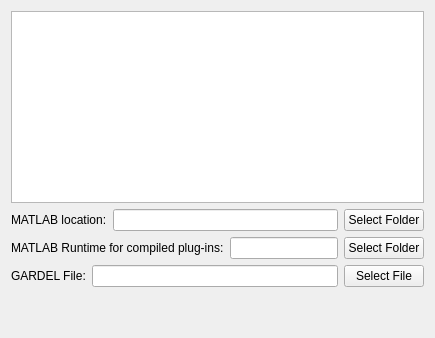
     <widget class="QWidget" name="tab_3">
      <attribute name="icon">
       <iconset resource="../../../resources/AnyWave.qrc">
        <normaloff>:/images/matlablogo.jpg</normaloff>:/images/matlablogo.jpg</iconset>
      </attribute>
      <attribute name="title">
       <string>MATLAB</string>
      </attribute>
      <layout class="QGridLayout" name="gridLayout_7">
       <item row="0" column="0">
        <layout class="QVBoxLayout" name="verticalLayout_2">
         <item>
          <widget class="QPlainTextEdit" name="plainTextEdit">
           <property name="readOnly">
            <bool>true</bool>
           </property>
          </widget>
         </item>
         <item>
          <layout class="QHBoxLayout" name="horizontalLayout_18">
           <item>
            <widget class="QLabel" name="label_13">
             <property name="sizePolicy">
              <sizepolicy hsizetype="Preferred" vsizetype="Fixed">
               <horstretch>0</horstretch>
               <verstretch>0</verstretch>
              </sizepolicy>
             </property>
             <property name="text">
              <string>MATLAB location:</string>
             </property>
            </widget>
           </item>
           <item>
            <widget class="QLineEdit" name="lineEditMatlabPath">
             <property name="sizePolicy">
              <sizepolicy hsizetype="Expanding" vsizetype="Fixed">
               <horstretch>0</horstretch>
               <verstretch>0</verstretch>
              </sizepolicy>
             </property>
             <property name="toolTip">
              <string>&lt;html&gt;&lt;head/&gt;&lt;body&gt;&lt;p&gt;This is the path to MATLAB current installation.&lt;/p&gt;&lt;p&gt;Change the path to the corresponding MATLAB location on your system.&lt;/p&gt;&lt;/body&gt;&lt;/html&gt;</string>
             </property>
            </widget>
           </item>
           <item>
            <widget class="QPushButton" name="buttonSelectMatlabFolder">
             <property name="sizePolicy">
              <sizepolicy hsizetype="Preferred" vsizetype="Preferred">
               <horstretch>0</horstretch>
               <verstretch>0</verstretch>
              </sizepolicy>
             </property>
             <property name="toolTip">
              <string>Choose the MATLAB folder</string>
             </property>
             <property name="text">
              <string>Select Folder</string>
             </property>
            </widget>
           </item>
          </layout>
         </item>
         <item>
          <layout class="QHBoxLayout" name="horizontalLayout_19">
           <item>
            <widget class="QLabel" name="labelMCR">
             <property name="sizePolicy">
              <sizepolicy hsizetype="Preferred" vsizetype="Fixed">
               <horstretch>0</horstretch>
               <verstretch>0</verstretch>
              </sizepolicy>
             </property>
             <property name="text">
              <string>MATLAB Runtime for compiled plug-ins:</string>
             </property>
            </widget>
           </item>
           <item>
            <widget class="QLineEdit" name="lineEditMCR">
             <property name="sizePolicy">
              <sizepolicy hsizetype="Expanding" vsizetype="Fixed">
               <horstretch>0</horstretch>
               <verstretch>0</verstretch>
              </sizepolicy>
             </property>
             <property name="toolTip">
              <string>This is the path to the MATLAB Runtime installed on your system. You must specify a path on Linux or Mac OS X systems.</string>
             </property>
            </widget>
           </item>
           <item>
            <widget class="QPushButton" name="buttonSelectMCR">
             <property name="sizePolicy">
              <sizepolicy hsizetype="Preferred" vsizetype="Preferred">
               <horstretch>0</horstretch>
               <verstretch>0</verstretch>
              </sizepolicy>
             </property>
             <property name="toolTip">
              <string>Choose the MATLAB Runtime folder</string>
             </property>
             <property name="text">
              <string>Select Folder</string>
             </property>
            </widget>
           </item>
          </layout>
         </item>
         <item>
          <layout class="QHBoxLayout" name="horizontalLayout_20">
           <item>
            <widget class="QLabel" name="label_4">
             <property name="sizePolicy">
              <sizepolicy hsizetype="Preferred" vsizetype="Fixed">
               <horstretch>0</horstretch>
               <verstretch>0</verstretch>
              </sizepolicy>
             </property>
             <property name="text">
              <string>GARDEL File:</string>
             </property>
            </widget>
           </item>
           <item>
            <widget class="QLineEdit" name="lineEditGARDEL">
             <property name="sizePolicy">
              <sizepolicy hsizetype="Expanding" vsizetype="Fixed">
               <horstretch>0</horstretch>
               <verstretch>0</verstretch>
              </sizepolicy>
             </property>
             <property name="toolTip">
              <string>&lt;html&gt;&lt;head/&gt;&lt;body&gt;&lt;p&gt;This is the path to MATLAB current installation.&lt;/p&gt;&lt;p&gt;Change the path to the corresponding MATLAB location on your system.&lt;/p&gt;&lt;/body&gt;&lt;/html&gt;</string>
             </property>
            </widget>
           </item>
           <item>
            <widget class="QPushButton" name="buttonSelectGARDEL">
             <property name="sizePolicy">
              <sizepolicy hsizetype="Preferred" vsizetype="Preferred">
               <horstretch>0</horstretch>
               <verstretch>0</verstretch>
              </sizepolicy>
             </property>
             <property name="toolTip">
              <string>Choose the MATLAB folder</string>
             </property>
             <property name="text">
              <string>Select File</string>
             </property>
            </widget>
           </item>
          </layout>
         </item>
         <item>
          <spacer name="verticalSpacer_5">
           <property name="orientation">
            <enum>Qt::Vertical</enum>
           </property>
           <property name="sizeHint" stdset="0">
            <size>
             <width>20</width>
             <height>40</height>
            </size>
           </property>
          </spacer>
         </item>
        </layout>
       </item>
      </layout>
     </widget>
